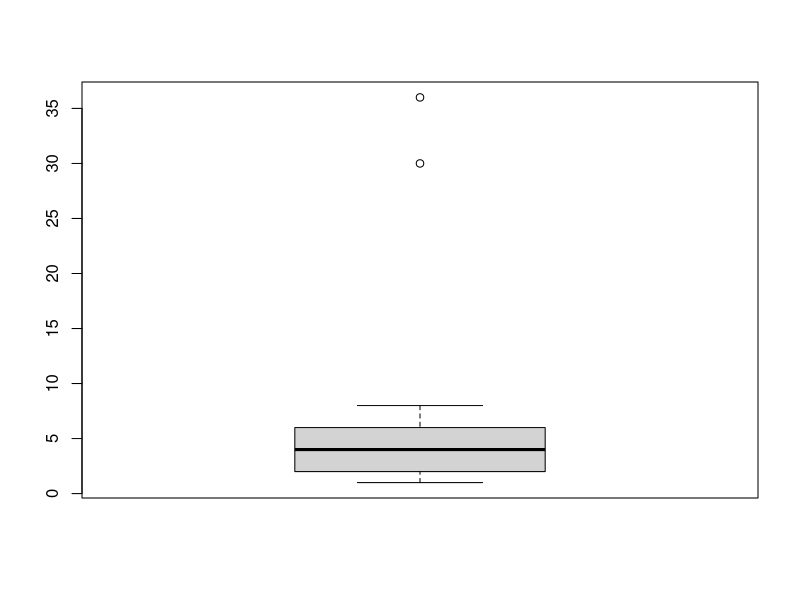
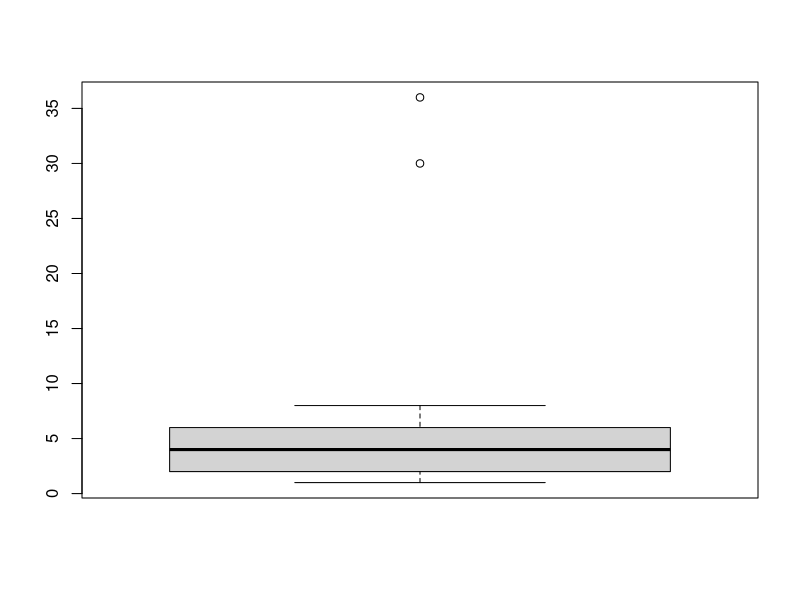
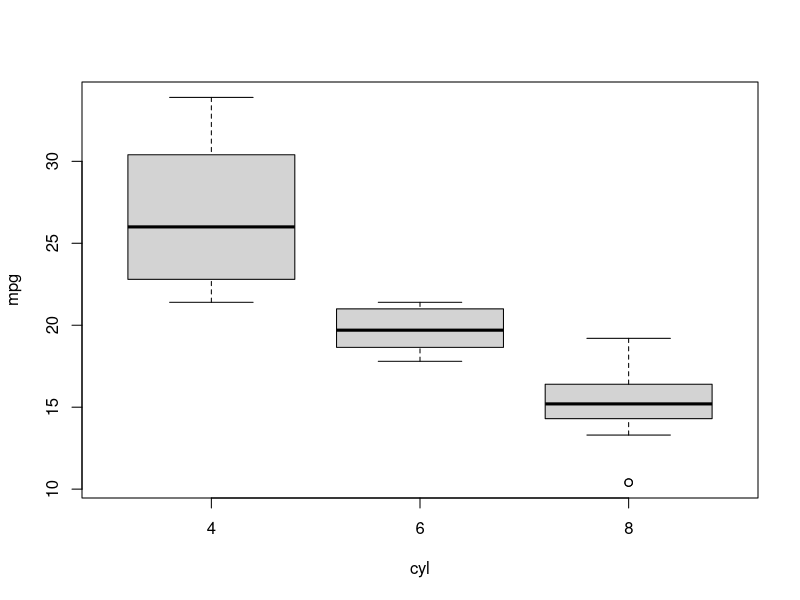
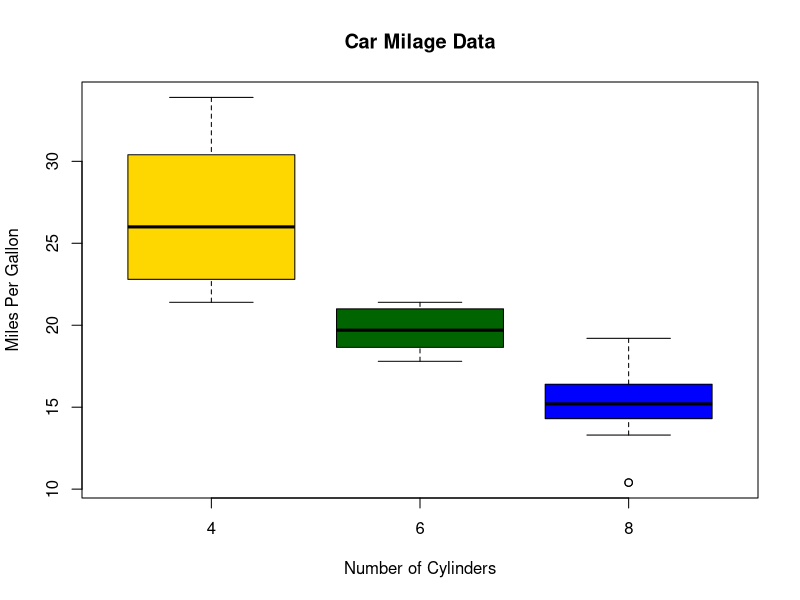

The R source for these figures, in order:
###############################################################################

# Boxplot

vec <- c(3,2,5,6,4,8,1,2,3,2,4,30,36)

?boxplot

boxplot(vec)

boxplot(vec, varwidth = TRUE)

# Boxplot of MPG by Car Cylinders

# a formula, such as y ~ grp, where y is a numeric vector of data values

# to be split into groups according to the grouping variable grp (usually a factor).
boxplot(mpg~cyl, data = mtcars)


boxplot(mpg~cyl,data=mtcars, main="Car Milage Data",
        
        xlab="Number of Cylinders", ylab="Miles Per Gallon",col=(c("gold","darkgreen","Blue")))

###############################################################################

#########################################################################

